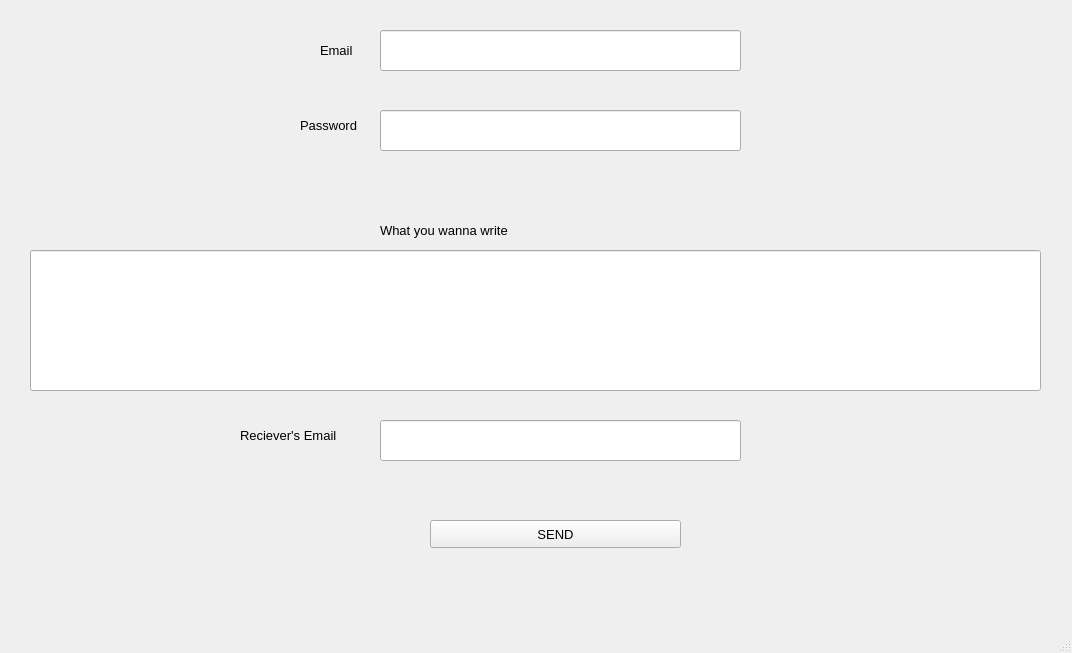
<?xml version="1.0" encoding="UTF-8"?>
<ui version="4.0">
 <class>MainWindow</class>
 <widget class="QMainWindow" name="MainWindow">
  <property name="geometry">
   <rect>
    <x>0</x>
    <y>0</y>
    <width>1072</width>
    <height>653</height>
   </rect>
  </property>
  <property name="windowTitle">
   <string>MainWindow</string>
  </property>
  <widget class="QWidget" name="centralwidget">
   <widget class="QLineEdit" name="lineEdit">
    <property name="geometry">
     <rect>
      <x>380</x>
      <y>30</y>
      <width>361</width>
      <height>41</height>
     </rect>
    </property>
   </widget>
   <widget class="QLineEdit" name="lineEdit_2">
    <property name="geometry">
     <rect>
      <x>380</x>
      <y>110</y>
      <width>361</width>
      <height>41</height>
     </rect>
    </property>
   </widget>
   <widget class="QLabel" name="label">
    <property name="geometry">
     <rect>
      <x>320</x>
      <y>35</y>
      <width>51</width>
      <height>31</height>
     </rect>
    </property>
    <property name="font">
     <font>
      <pointsize>10</pointsize>
     </font>
    </property>
    <property name="text">
     <string>Email</string>
    </property>
   </widget>
   <widget class="QLabel" name="label_2">
    <property name="geometry">
     <rect>
      <x>300</x>
      <y>110</y>
      <width>71</width>
      <height>31</height>
     </rect>
    </property>
    <property name="font">
     <font>
      <pointsize>10</pointsize>
     </font>
    </property>
    <property name="text">
     <string>Password</string>
    </property>
   </widget>
   <widget class="QLineEdit" name="lineEdit_3">
    <property name="geometry">
     <rect>
      <x>30</x>
      <y>250</y>
      <width>1011</width>
      <height>141</height>
     </rect>
    </property>
   </widget>
   <widget class="QLabel" name="label_3">
    <property name="geometry">
     <rect>
      <x>380</x>
      <y>210</y>
      <width>331</width>
      <height>41</height>
     </rect>
    </property>
    <property name="font">
     <font>
      <pointsize>10</pointsize>
     </font>
    </property>
    <property name="text">
     <string>What you wanna write</string>
    </property>
   </widget>
   <widget class="QLabel" name="label_4">
    <property name="geometry">
     <rect>
      <x>240</x>
      <y>420</y>
      <width>131</width>
      <height>31</height>
     </rect>
    </property>
    <property name="font">
     <font>
      <pointsize>10</pointsize>
     </font>
    </property>
    <property name="text">
     <string>Reciever's Email</string>
    </property>
   </widget>
   <widget class="QLineEdit" name="lineEdit_4">
    <property name="geometry">
     <rect>
      <x>380</x>
      <y>420</y>
      <width>361</width>
      <height>41</height>
     </rect>
    </property>
   </widget>
   <widget class="QPushButton" name="pushButton">
    <property name="geometry">
     <rect>
      <x>430</x>
      <y>520</y>
      <width>251</width>
      <height>28</height>
     </rect>
    </property>
    <property name="font">
     <font>
      <pointsize>10</pointsize>
     </font>
    </property>
    <property name="text">
     <string>SEND</string>
    </property>
   </widget>
  </widget>
  <widget class="QMenuBar" name="menubar">
   <property name="geometry">
    <rect>
     <x>0</x>
     <y>0</y>
     <width>1072</width>
     <height>26</height>
    </rect>
   </property>
  </widget>
  <widget class="QStatusBar" name="statusbar"/>
 </widget>
 <resources/>
 <connections/>
</ui>
